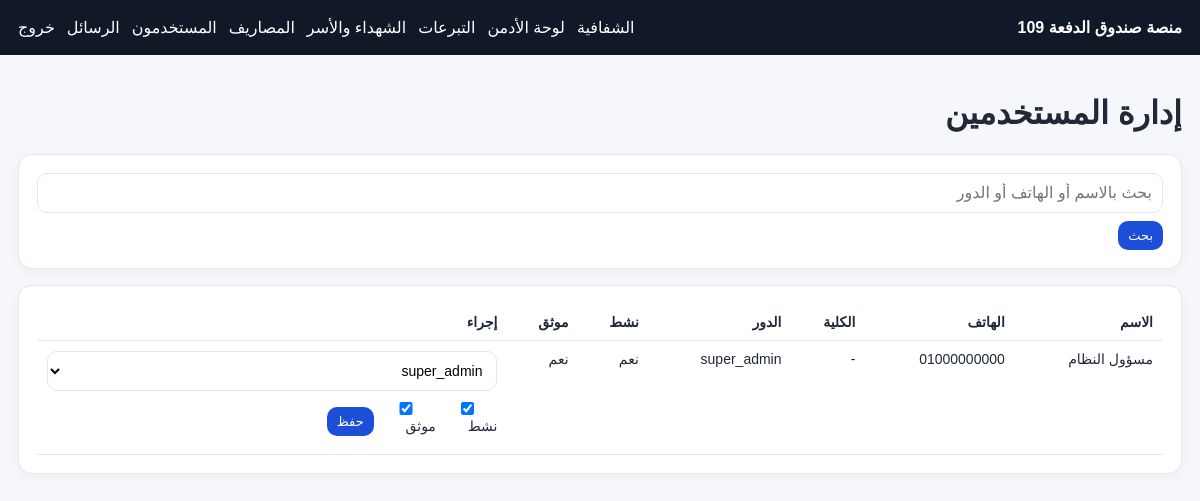
Page /admin/users (signed in) on the committed database.
### tables this page shows
CREATE TABLE users (
    id INTEGER PRIMARY KEY AUTOINCREMENT,
    phone TEXT UNIQUE NOT NULL,
    password TEXT NOT NULL,
    full_name TEXT NOT NULL,
    college_id INTEGER,
    weapon_id INTEGER,
    custom_weapon TEXT,
    is_verified INTEGER DEFAULT 0,
    monthly_subscription INTEGER DEFAULT 0,
    monthly_amount INTEGER DEFAULT 0,
    telegram_chat_id TEXT,
    telegram_link_code TEXT,
    role TEXT NOT NULL DEFAULT 'donor',
    is_active INTEGER DEFAULT 1,
    created_at TEXT NOT NULL,
    last_login TEXT,
    FOREIGN KEY (college_id) REFERENCES colleges(id),
    FOREIGN KEY (weapon_id) REFERENCES weapons(id)
);

### app/admin.py (the view)
@bp.route('/users')
@login_required
@role_required('super_admin')
def users():
    q = request.args.get('q', '').strip()
    return render_template('admin/users.html', users=list_users(current_app, q), q=q, roles=ADMIN_ROLES)

### app/db.py (called while the page is built)
def get_db(app=None):
    from flask import current_app
    flask_app = app or current_app
    db_path = flask_app.config['DATABASE_PATH']
    ensure_dir(os.path.dirname(db_path))
    conn = sqlite3.connect(db_path)
    conn.row_factory = sqlite3.Row
    conn.execute('PRAGMA foreign_keys = ON;')
    conn.execute('PRAGMA journal_mode = WAL;')
    return conn

def _decorate_user_row(row):
    data = dict(row)
    data['is_admin'] = int(data.get('role') in ADMIN_ROLES)
    return data

def get_user_by_id(app, user_id):
    if not user_id:
        return None
    with closing(get_db(app)) as conn:
        row = conn.execute(
            'SELECT u.*, c.name_ar AS college_name, w.name_ar AS weapon_name FROM users u LEFT JOIN colleges c ON c.id = u.college_id LEFT JOIN weapons w ON w.id = u.weapon_id WHERE u.id = ?',
            (user_id,),
        ).fetchone()
        return _decorate_user_row(row) if row else None

def list_users(app, search=''):
    sql = 'SELECT u.*, c.name_ar AS college_name, w.name_ar AS weapon_name FROM users u LEFT JOIN colleges c ON c.id = u.college_id LEFT JOIN weapons w ON w.id = u.weapon_id WHERE 1=1'
    params = []
    if search:
        sql += ' AND (u.full_name LIKE ? OR u.phone LIKE ? OR u.role LIKE ?)'
        params.extend([f'%{search}%', f'%{search}%', f'%{search}%'])
    sql += ' ORDER BY u.created_at DESC'
    with closing(get_db(app)) as conn:
        return [_decorate_user_row(r) for r in conn.execute(sql, params).fetchall()]

### app/helpers.py (called while the page is built)
def ensure_dir(path):
    Path(path).mkdir(parents=True, exist_ok=True)

def ensure_csrf_token():
    if '_csrf_token' not in session:
        session['_csrf_token'] = secrets.token_hex(16)

def validate_csrf():
    if request.method in ('POST', 'PUT', 'PATCH', 'DELETE'):
        token = request.form.get('csrf_token') or request.headers.get('X-CSRFToken')
        if not token or token != session.get('_csrf_token'):
            abort(400, 'Invalid CSRF token')

def load_current_user(app):
    from .db import get_user_by_id
    validate_csrf()
    g.current_user = get_user_by_id(app, session.get('user_id')) if session.get('user_id') else None

def login_required(view):
    @wraps(view)
    def wrapper(*args, **kwargs):
        if not session.get('user_id'):
            flash('سجل الدخول أولاً', 'warning')
            return redirect(url_for('auth.login'))
        return view(*args, **kwargs)
    return wrapper

### templates/admin/users.html (shortened to what this page needs)
{% extends 'base.html' %}
{% block content %}
<h1>إدارة المستخدمين</h1>
<form method="get" class="card inline-form">
  <input name="q" value="{{ q }}" placeholder="بحث بالاسم أو الهاتف أو الدور">
  <button class="btn small" type="submit">بحث</button>
</form>
<div class="card">
  <table class="table">
    <tr><th>الاسم</th><th>الهاتف</th><th>الكلية</th><th>الدور</th><th>نشط</th><th>موثق</th><th>إجراء</th></tr>
    {% for user in users %}
    <tr>
      <td>{{ user.full_name }}</td><td>{{ user.phone }}</td><td>{{ user.college_name or '-' }}</td><td>{{ user.role }}</td><td>{{ 'نعم' if user.is_active else 'لا' }}</td><td>{{ 'نعم' if user.is_verified else 'لا' }}</td>
      <td>
        <form method="post" action="{{ url_for('admin.update_user', user_id=user.id) }}" class="inline-form">
          <select name="role">
            {% for role in roles %}<option value="{{ role }}" {% if user.role == role %}selected{% endif %}>{{ role }}</option>{% endfor %}
          </select>
          <label><input type="checkbox" name="is_active" {% if user.is_active %}checked{% endif %}> نشط</label>
          <label><input type="checkbox" name="is_verified" {% if user.is_verified %}checked{% endif %}> موثق</label>
          <button class="btn small" type="submit">حفظ</button>
        </form>
      </td>
    </tr>
    {% endfor %}
  </table>
</div>
{% endblock %}

### static/css/style.css (style rules this page uses)
:root { --bg:#f6f7fb;--card:#fff;--text:#1f2937;--muted:#6b7280;--primary:#1d4ed8;--success:#047857;--danger:#b91c1c;--warning:#b45309;--border:#e5e7eb }
* { box-sizing:border-box }
body { margin:0;font-family:Tahoma,Arial,sans-serif;background:var(--bg);color:var(--text) }
.card { background:var(--card);border:1px solid var(--border);border-radius:14px;padding:18px;margin-bottom:16px;box-shadow:0 3px 12px rgba(0,0,0,.04) }
label { display:block;font-size:14px;margin-bottom:10px }
input,select,textarea,button { font:inherit }
input,select,textarea { width:100%;padding:10px;border:1px solid var(--border);border-radius:10px;background:#fff }
.btn { display:inline-block;background:var(--primary);color:#fff;padding:10px 14px;border:none;border-radius:10px;cursor:pointer }
.btn.small { padding:7px 10px;font-size:13px }
.table { width:100%;border-collapse:collapse;font-size:14px }
.table th,.table td { border-bottom:1px solid var(--border);padding:10px;text-align:right;vertical-align:top }
.inline-form { display:flex;gap:8px;align-items:center;flex-wrap:wrap }

### rows in the picture
users: full_name "مسؤول النظام", phone "01000000000", college_name "-", role "super_admin", is_active "نعم", is_verified "نعم", is_active "☑", is_verified "☑"

### other values in the picture
{{ app_name }} "منصة صندوق الدفعة 109"
